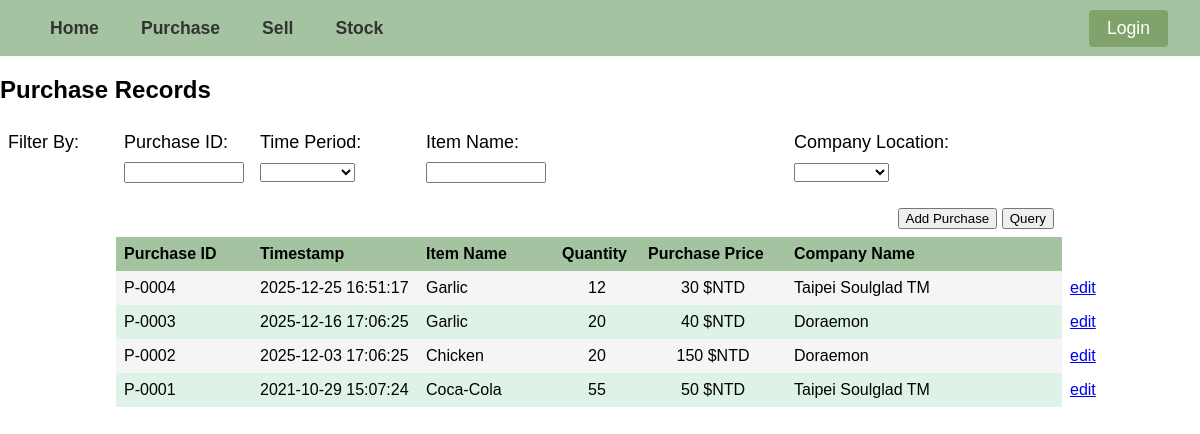
The page /purchase.php on the database its author committed.
### tables this page shows
CREATE TABLE `purchase` (
  `purchase_id` varchar(10) NOT NULL,
  `timestamp` datetime NOT NULL DEFAULT current_timestamp(),
  `item_id` varchar(10) NOT NULL,
  `quantity` int(7) NOT NULL DEFAULT 1,
  `purchase_price` int(10) NOT NULL,
  `company_id` varchar(10) NOT NULL
);

CREATE TABLE `items` (
  `item_id` varchar(10) NOT NULL,
  `item_name` varchar(20) NOT NULL,
  `stock` int(7) NOT NULL DEFAULT 1,
  `onsale` tinyint(1) NOT NULL DEFAULT 1
);

CREATE TABLE `company` (
  `company_id` varchar(10) NOT NULL,
  `company_name` varchar(50) NOT NULL,
  `city` varchar(20) NOT NULL,
  `address` varchar(80) NOT NULL,
  `phone` varchar(20) NOT NULL,
  `operating` tinyint(1) NOT NULL DEFAULT 1
);

### purchase.php (the view, shortened to what this page needs)
<?php
    require "connect.php";
    $companyLocationSQL = "SELECT DISTINCT city FROM company WHERE operating = 1 ORDER BY city ASC";
    $companyIdCitySQL = "SELECT * FROM company WHERE city LIKE ? AND operating = 1";
    $purchaseIdSQL = "SELECT purchase_id FROM purchase WHERE 1 ORDER BY purchase_id DESC LIMIT 1";
    $purchaseFilterSQL = "SELECT * FROM purchase WHERE purchase_id LIKE ? AND timestamp LIKE ? AND item_id LIKE ? AND company_id = ?";
    $tableRefreshSQL = "SELECT p.purchase_id, p.timestamp, i.item_name, p.quantity, p.purchase_price, c.company_name FROM purchase p JOIN items i ON p.item_id = i.item_id JOIN company c ON p.company_id = c.company_id WHERE p.purchase_id LIKE ? AND p.timestamp LIKE ? AND i.item_name LIKE ? AND c.city LIKE ? AND c.operating = 1 ORDER BY p.purchase_id DESC";
    if (isset($_GET['toggleAdd'])) {
        $showAddRow = $_GET['toggleAdd'] === '1';
    } else {
        $showAddRow = isset($_GET['showAdd']) && $_GET['showAdd'] === '1';
    }
    $currentPage = isset($_GET['page']) ? max(1, intval($_GET['page'])) : 1;
    $nextPurchaseId = getNextId($conn, $purchaseIdSQL);
    function initialPrep($conn, $companyIdCitySQL, $companyLocationSQL, $purchaseFilterSQL)
    {
        $stmt = $conn->prepare($companyIdCitySQL);
        $like = '%';
        $stmt->bind_param("s", $like);
        $stmt->execute();
        $stmt->store_result();
        $stmt->bind_result($company_id, $company_name, $city, $address, $phone, $operating);
        $companyIds = [];
        while ($stmt->fetch()) {
            $companyIds[$company_id] = true;
        }
        $companyIds = array_keys($companyIds);
        $months = [];
        foreach ($companyIds as $companyId) {
            $stmt = $conn->prepare($purchaseFilterSQL);
            $stmt->bind_param("ssss", $like, $like, $like, $companyId);
            $stmt->execute();
            $stmt->store_result();
            $stmt->bind_result($purchase_id, $timestamp, $item_id, $quantity, $purchase_price, $company_id);
            while ($stmt->fetch()) {
                $month = date("Y-m", strtotime($timestamp));
                $months[$month] = true;
            }
        }
        $months = array_keys($months);
        rsort($months);
        $stmt = $conn->prepare($companyLocationSQL);
        $stmt->execute();
        $stmt->store_result();
        $stmt->bind_result($city);
        $locations = [];
        while ($stmt->fetch()) {
            $locations[$city] = true;
        }
        $locations = array_keys($locations);
        return [$locations, $months];
    }
    function refreshTable($conn, $purchaseId, $timePeriod, $itemName, $location, $purchaseFilterSQL)
    {
        $stmt = $conn->prepare($purchaseFilterSQL);
        $likePurchaseId = '%' . $purchaseId . '%';
        $likeTime       = '%' . $timePeriod . '%';
        $likeItemName   = '%' . $itemName . '%';
        $likeLocation   = '%' . $location . '%';
        $stmt->bind_param( "ssss", $likePurchaseId, $likeTime, $likeItemName, $likeLocation );
        $stmt->execute();
        $stmt->store_result();
        $stmt->bind_result( $purchase_id, $timestamp, $item_name, $quantity, $purchase_price, $company_name );
        $purchases = [];
        while ($stmt->fetch()) {
            $purchases[] = [ $purchase_id, $timestamp, $item_name, $quantity, $purchase_price, $company_name ];
        }
        return $purchases;
    }
    function getNextId($conn, $purchaseIdSQL)
    {
        $stmt = $conn->prepare($purchaseIdSQL);
        $stmt->execute();
        $stmt->store_result();
        $stmt->bind_result($purchase_id);
        $stmt->fetch();$number = intval(substr($purchase_id, 2));
        $number++;
        return 'P-' . str_pad($number, 4, '0', STR_PAD_LEFT);
    }
    list($locations, $months) = initialPrep($conn, $companyIdCitySQL, $companyLocationSQL, $purchaseFilterSQL);
?>
<!DOCTYPE html>
<html>
<head>
    <link rel="stylesheet" href="style.css">
</head>
<body>
<?php include 'navbar.php'; ?>
<h2>Purchase Records</h2>
<form method='GET'>
    <table>
        <tr>
            <td id="filter-text" width="100px">Filter By:</td>
            <td id="filter-text" width="120px">Purchase ID:</td>
            <td id="filter-text" width="150px">Time Period:</td>
            <td id="filter-text" width="120px">Item Name:</td>
            <td id="filter-text" colspan="2"></td>
            <td id="filter-text" width="260px">Company Location:</td>
        </tr>
         <tr>
            <?php
                echo "
                <td id='filter-text'></td>
                <td id='filter-text'><input type='text' name='purchaseFilter' value='" . htmlspecialchars($_GET['purchaseFilter'] ?? '') . "'></td>
                <td id='filter-text'>
                    <select style='width: 95px;' name='timeFilter'>
                        <option value='' hidden " . (empty($_GET['timeFilter']) ? "selected" : "") . "></option>
                        <option value='' " . ((isset($_GET['timeFilter']) && $_GET['timeFilter'] === '') ? "selected" : "") . ">All</option>";
                echo "  </select>
                </td>
                <td id='filter-text'><input type='text' name='itemFilter' value='" . htmlspecialchars($_GET['itemFilter'] ?? '') . "'></td>
                <td id='filter-text' colspan='2'></td>
                <td id='filter-text'>
                    <select style='width: 95px;' name='locationFilter'>
                        <option value='' hidden " . (empty($_GET['locationFilter']) ? "selected" : "") . "></option>
                        <option value='' " . ((isset($_GET['locationFilter']) && $_GET['locationFilter'] === '') ? "selected" : "") . ">All</option>";
                echo "  </select>
                </td>";
            ?>
        </tr>
        <tr height="20px"></tr>
        <tr>
            <td colspan="7" style="text-align: right; padding-top: 5px;">
                <?php
                    if ($showAddRow) {
                        echo "<button type='submit' name='toggleAdd' value='0'>Hide</button>";
                    } else {
                        echo "<button type='submit' name='toggleAdd' value='1'>Add Purchase</button>";
                    }
                ?>
                <button type="submit">Query</button>
            </td>
        </tr>
        <tr>
            <th style="border: none; background-color: white;"></th>
            <th>Purchase ID</th>
            <th>Timestamp</th>
            <th>Item Name</th>
            <th width="70px">Quantity</th>
            <th width="130px">Purchase Price</th>
            <th>Company Name</th>
        </tr>
        <?php
            $purchases = refreshTable($conn, $_GET['purchaseFilter'] ?? '', $_GET['timeFilter'] ?? '', $_GET['itemFilter'] ?? '', $_GET['locationFilter'] ?? '', $tableRefreshSQL);
            $color1 = "#F5F5F5";
            $color2 = "#def2e8ff";
            $entriesPerPage = 10;
            $startIndex = ($currentPage - 1) * $entriesPerPage;
            $purchasesPage = array_slice($purchases, $startIndex, $entriesPerPage);
            if (!empty($purchasesPage)) {
                $rowIndex = 0;
                foreach ($purchasesPage as $row) {
                    $bgColor = ($rowIndex % 2 === 0) ? $color1 : $color2;
                    $purchaseId = $row[0];
                    echo "<tr><td style='background-color: \"white\"'></td>";
                    foreach ($row as $index => $cell) {
                        $style = ($index === 3 || $index === 4) ? " text-align:center;" : "";
                        $cell = htmlspecialchars($cell);
                        if ($index === 4) {
                            $cell .= " \$NTD";
                        }
                        echo "<td style='background-color: $bgColor; $style'>$cell</td>";
                    }
                    echo "
                        <td><a href='purchaseEdit.php?id=$purchaseId'>edit</a></td>
                    ";
                    echo "</tr>";
                    $rowIndex++;
                }
            } else {
                echo "<tr><td colspan='6' style='text-align:center;'>No matching records found</td></tr>";
            }
        ?>
    </table>
</form>
</body>
</html>

### navbar.php (shortened to what this page needs)
<?php
$current_page = basename($_SERVER['PHP_SELF']);
$mode = $_GET['mode'] ?? '';
?>
<nav class="navbar">
  <div class="navbar-left">
    <a href="index.php" class="nav-btn">Home</a>
    <a href="purchase.php" class="nav-btn">Purchase</a>
    <a href="sell.php" class="nav-btn">Sell</a>
    <a href="item.php" class="nav-btn">Stock</a>
  </div>
  <div class="navbar-right">
    <?php
        if ($current_page === 'login.php') {
            if ($mode === 'login') {
                echo '<a href="login.php?mode=register" class="nav-btn login-btn">Register</a>';
            } else {
                echo '<a href="login.php?mode=login" class="nav-btn login-btn">Login</a>';
            }
        }
        elseif (isset($_SESSION['email'])) {
            $name_display = htmlspecialchars($_SESSION['name']);
            echo "<span class='nav-user'>$name_display</span> ";
            echo '<a href="login.php?mode=logout" class="nav-btn login-btn" onclick="return confirm(\'Are you sure you want to logout?\');">Logout</a>';
        }
        else {
            echo '<a href="login.php?mode=login" class="nav-btn login-btn">Login</a>';
        }
    ?>
  </div>
</nav>

### style.css (style rules this page uses)
.navbar { width: 100%; background: #a4c4a1ff; display: flex; justify-content: space-between; align-items: center; padding: 0 32px; top: 0; left: 0; width: 100vw; height: 56px; box-sizing: border-box; box-shadow: 0 2px 4px rgba(0,0,0,0.03); position: fixed; z-index: 10; }
.navbar-left, .navbar-right { display: flex; align-items: center; }
.nav-btn { display: inline-block; color: #333; text-decoration: none; font-size: 1.1rem; padding: 8px 18px; border-radius: 4px; margin-right: 6px; transition: background 0.2s, color 0.2s; font-weight: bold; }
.nav-btn:last-child { margin-right: 0; }
.login-btn { margin-left: 12px; background: #7fa36b; color: #fff; font-weight: 500; }
table { border-collapse: collapse; }
th { background-color: #a4c4a1ff; text-align: left; padding: 8px; }
td { padding: 8px; }
#filter-text { padding: 8px 8px 0px 8px; font-size: 18px; }
input[type='text'] { width: 100%; box-sizing: border-box; }
body { margin: 0; padding-top: 56px; font-family:Arial,Helvetica,sans-serif; }

### rows shown on the page
purchase: purchase_id "P-0004", timestamp "2025-12-25 16:51:17", item.item_name "Garlic", quantity "12", cell "30 $NTD", company.company_name "Taipei Soulglad TM"
purchase: purchase_id "P-0003", timestamp "2025-12-16 17:06:25", item.item_name "Garlic", quantity "20", cell "40 $NTD", company.company_name "Doraemon"
purchase: purchase_id "P-0002", timestamp "2025-12-03 17:06:25", item.item_name "Chicken", quantity "20", cell "150 $NTD", company.company_name "Doraemon"
purchase: purchase_id "P-0001", timestamp "2021-10-29 15:07:24", item.item_name "Coca-Cola", quantity "55", cell "50 $NTD", company.company_name "Taipei Soulglad TM"
